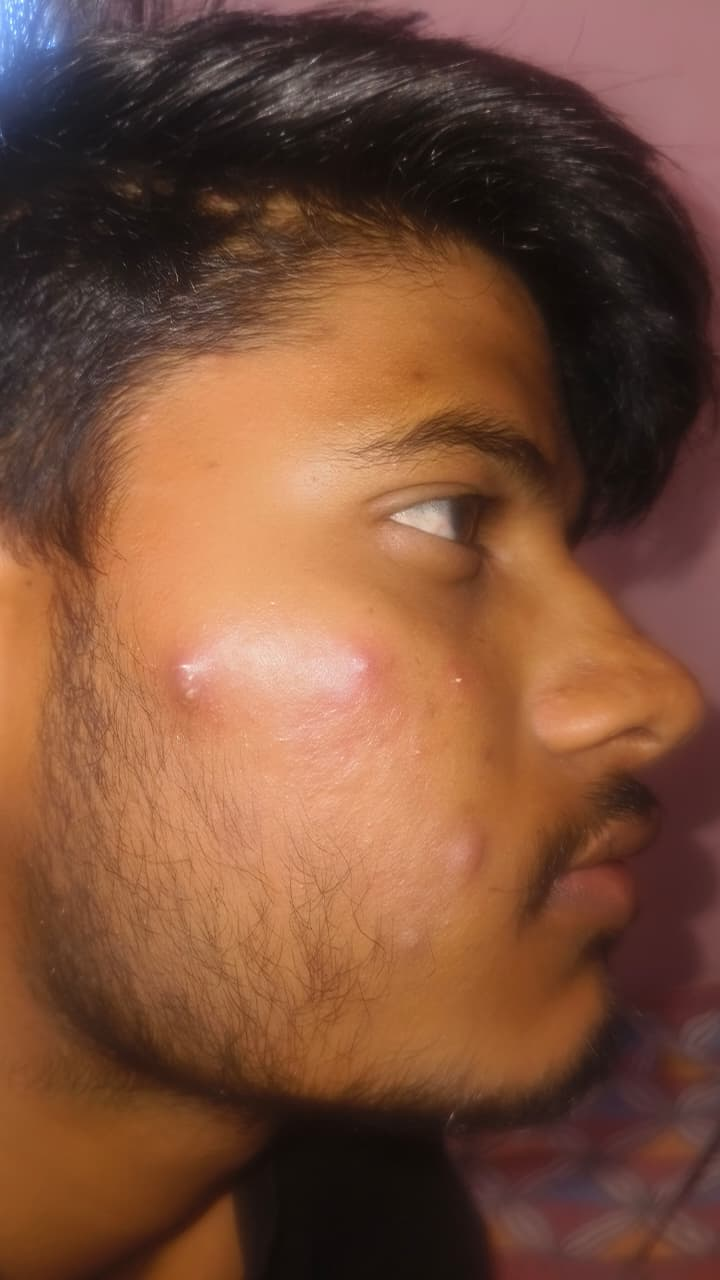
#> input picture sample_images/my_face.jpeg, 720 x 1280 px
$ python -i face_alignment.py   (imports and definitions only)   (older library calls are emulated)
#> lines starting #> are read from the running program, lines starting #| are printed output that depends on the picture; after the words box and inside, x2 and y2 are one past the last pixel; in counts of white or black regions, pixels touching at a corner belong together
"""
DermaNova Dual-Mode Face Alignment & Cutaneous Macro-Lesion ROI Extraction Module
==================================================================================
Performs:
1. Optical Quality Gatekeeping: Blur detection (Laplacian variance) & Exposure analysis
2. Tier 1: OpenCV YuNet Deep Neural Network Face Detection & 5-Landmark Localization (<5MB RAM)
3. Tier 2: Cutaneous Macro-Skin Validator for close-up lesion crops (cheeks, forehead, chin)
4. Aspect-ratio preserving ROI extraction & Bicubic spatial normalization (224x224)
"""

from typing import Tuple, Optional, Dict, Any, Union
from pathlib import Path
import numpy as np
from PIL import Image

try:
    import cv2
    HAS_OPENCV = True
except ImportError:
    HAS_OPENCV = False


class FaceROIExtractor:
    """
    Clinical-grade facial ROI extraction, optical quality validator,
    and Dual-Mode Face/Macro-Skin Detector using OpenCV YuNet + Cutaneous Chrominance.
    """

    def __init__(
        self,
        output_size: Tuple[int, int] = (224, 224),
        margin_ratio: float = 0.18,
        blur_threshold: float = 65.0,
        min_luminance: float = 35.0,
        max_luminance: float = 235.0,
        skin_presence_threshold: float = 0.28,
        yunet_model_path: Optional[str] = None
    ):
        self.output_size = output_size
        self.margin_ratio = margin_ratio
        self.blur_threshold = blur_threshold
        self.min_luminance = min_luminance
        self.max_luminance = max_luminance
        self.skin_presence_threshold = skin_presence_threshold

        # Initialize YuNet Neural Face Detector (Ultra-light 232KB ONNX model)
        self.root_dir = Path(__file__).resolve().parent.parent.parent
        self.yunet_path = (
            Path(yunet_model_path)
            if yunet_model_path
            else self.root_dir / "ml_pipeline" / "models" / "saved_models" / "face_detection_yunet_2023mar.onnx"
        )

        self.yunet_detector = None
        if HAS_OPENCV and self.yunet_path.exists():
            try:
                # YuNet detector initialized with default input size (dynamically set on predict)
                self.yunet_detector = cv2.FaceDetectorYN.create(
                    model=str(self.yunet_path),
                    config="",
                    input_size=(320, 320),
                    score_threshold=0.38,
                    nms_threshold=0.30,
                    top_k=5000
                )
            except Exception as e:
                self.yunet_detector = None

        self.last_detection_mode = "none"  # 'full_face_yunet', 'macro_skin_crop', 'unrecognized'
        self.last_landmarks = None

    # [40 lines left out: function validate_optical_quality, not called in this run]

    def is_document_or_text_image(self, img_np: np.ndarray) -> Tuple[bool, str]:
        """
        Detects if the uploaded image is a document, certificate, marksheet,
        ID card, screenshot, or text paper rather than a human face or clinical skin photo.
        Prevents false positive rejection on selfies/portraits taken against light/white walls.
        """
        if not HAS_OPENCV:
            return False, ""

        H, W = img_np.shape[:2]
        total_area = float(H * W)
        gray = cv2.cvtColor(img_np, cv2.COLOR_RGB2GRAY)
        hsv = cv2.cvtColor(img_np, cv2.COLOR_RGB2HSV)

        # 1. Human face presence check via YuNet neural face detector
        # A photo containing a prominent face occupying >= 10% of the frame is guaranteed a portrait
        has_face, bbox, _, conf = self._detect_yunet_face(img_np)
        if has_face and bbox is not None and conf >= 0.70:
            face_area_ratio = (bbox[2] * bbox[3]) / total_area
            if face_area_ratio >= 0.10:
                return False, ""

        # 2. Skin ratio check
        ycrcb = cv2.cvtColor(img_np, cv2.COLOR_RGB2YCrCb)
        lower_skin = np.array([0, 133, 77], dtype=np.uint8)
        upper_skin = np.array([255, 175, 130], dtype=np.uint8)
        mask = cv2.inRange(ycrcb, lower_skin, upper_skin)
        skin_ratio = float(cv2.countNonZero(mask)) / total_area

        white_paper_ratio = float(np.mean(gray > 205))
        low_sat_ratio = float(np.mean(hsv[:, :, 1] < 45))

        # Close-up macro skin patches (e.g. cheek crop, acne lesion, forehead)
        if skin_ratio >= 0.35 and white_paper_ratio < 0.50:
            return False, ""

        # 3. Document paper canvas & line/text criteria
        # A document must have an extensive bright, desaturated paper background (>50%)
        if white_paper_ratio > 0.50 and low_sat_ratio > 0.35:
            # Check document table / grid lines
            thresh = cv2.adaptiveThreshold(gray, 255, cv2.ADAPTIVE_THRESH_GAUSSIAN_C, cv2.THRESH_BINARY_INV, 11, 2)
            h_kernel = cv2.getStructuringElement(cv2.MORPH_RECT, (35, 1))
            v_kernel = cv2.getStructuringElement(cv2.MORPH_RECT, (1, 35))
            h_lines = cv2.morphologyEx(thresh, cv2.MORPH_OPEN, h_kernel)
            v_lines = cv2.morphologyEx(thresh, cv2.MORPH_OPEN, v_kernel)
            line_ratio = float((np.count_nonzero(h_lines) + np.count_nonzero(v_lines)) / total_area)

            if line_ratio > 0.005 or white_paper_ratio > 0.65 or skin_ratio < 0.15:
                return True, (
                    "Document or certificate detected. DermaNova requires a clear, well-lit photograph "
                    "of a human face, not an academic marksheet, ID card, or text paper."
                )

        return False, ""


    def _detect_yunet_face(self, img_np: np.ndarray) -> Tuple[bool, Optional[Tuple[int, int, int, int]], Optional[Dict[str, Tuple[float, float]]], float]:
        """
        Tier 1: Neural face detection using OpenCV YuNet.
        Detects bounding box + 5 facial landmarks (eyes, nose, mouth corners).
        """
        if not HAS_OPENCV or self.yunet_detector is None:
            return False, None, None, 0.0

        H, W = img_np.shape[:2]
        img_bgr = cv2.cvtColor(img_np, cv2.COLOR_RGB2BGR)

        # Constrain resolution for YuNet inference to max 640px for speed & consistency
        scale_factor = 1.0
        max_dim = max(H, W)
        if max_dim > 640:
            scale_factor = 640.0 / max_dim
            sw = int(W * scale_factor)
            sh = int(H * scale_factor)
            img_infer = cv2.resize(img_bgr, (sw, sh), interpolation=cv2.INTER_AREA)
        else:
            sw, sh = W, H
            img_infer = img_bgr

        try:
            self.yunet_detector.setInputSize((sw, sh))
            _, faces = self.yunet_detector.detect(img_infer)

            if faces is not None and len(faces) > 0:
                # Find face with highest area / confidence
                best_face = max(faces, key=lambda f: float(f[2] * f[3]))
                bx = int(best_face[0] / scale_factor)
                by = int(best_face[1] / scale_factor)
                bw = int(best_face[2] / scale_factor)
                bh = int(best_face[3] / scale_factor)
                score = float(best_face[-1])

                # Reject miniature thumbnail faces on ID cards/certificates/documents
                face_area_ratio = float((bw * bh) / (W * H))
                if face_area_ratio < 0.05 or (bw / float(W) < 0.14 and bh / float(H) < 0.14):
                    return False, None, None, 0.0

                # Bounding box clamp
                bx = max(0, min(W - 1, bx))
                by = max(0, min(H - 1, by))
                bw = max(10, min(W - bx, bw))
                bh = max(10, min(H - by, bh))

                landmarks = {
                    "right_eye": (float(best_face[4] / scale_factor), float(best_face[5] / scale_factor)),
                    "left_eye": (float(best_face[6] / scale_factor), float(best_face[7] / scale_factor)),
                    "nose": (float(best_face[8] / scale_factor), float(best_face[9] / scale_factor)),
                    "right_mouth": (float(best_face[10] / scale_factor), float(best_face[11] / scale_factor)),
                    "left_mouth": (float(best_face[12] / scale_factor), float(best_face[13] / scale_factor)),
                }

                return True, (bx, by, bw, bh), landmarks, score
        except Exception:
            pass

        return False, None, None, 0.0

    def _detect_cutaneous_macro_skin(self, img_np: np.ndarray) -> Tuple[bool, float]:
        """
        Tier 2: Cutaneous Skin & Texture Validator for close-up lesion crops
        (e.g., cheek acne patch, forehead lines, or perioral redness where eyes/nose are not visible).
        """
        H, W, _ = img_np.shape

        if HAS_OPENCV:
            gray = cv2.cvtColor(img_np, cv2.COLOR_RGB2GRAY)
            # Rejection guard: Documents / paper with white background (>35%) are NOT skin macro crops
            white_paper_ratio = float(np.mean(gray > 205))
            if white_paper_ratio > 0.35:
                return False, 0.0

            ycrcb = cv2.cvtColor(img_np, cv2.COLOR_RGB2YCrCb)
            # Universal human skin chrominance cluster: Cr in [133, 175], Cb in [77, 130]
            lower_skin = np.array([0, 133, 77], dtype=np.uint8)
            upper_skin = np.array([255, 175, 130], dtype=np.uint8)
            mask = cv2.inRange(ycrcb, lower_skin, upper_skin)

            # Also verify natural epidermal micro-texture (Laplacian variance > 12.0)
            texture_var = float(cv2.Laplacian(gray, cv2.CV_32F).var())
            has_texture = texture_var > 12.0
        else:
            r = img_np[:, :, 0].astype(int)
            g = img_np[:, :, 1].astype(int)
            b = img_np[:, :, 2].astype(int)
            mask = ((r > 95) & (g > 40) & (b > 20) & ((r - g) > 15) & (r > b)).astype(np.uint8) * 255
            has_texture = True

        skin_pixels = np.sum(mask > 0)
        total_pixels = H * W
        skin_ratio = float(skin_pixels / total_pixels) if total_pixels > 0 else 0.0

        is_valid_macro_skin = (skin_ratio >= self.skin_presence_threshold) and has_texture
        return is_valid_macro_skin, skin_ratio

    def detect_face_or_skin(self, img_np: np.ndarray) -> Dict[str, Any]:
        """
        Dual-Mode Hierarchical Detector:
        0. Checks if image is a document, marksheet, certificate, or text paper.
        1. Attempts YuNet neural face detection for full/partial faces.
        2. If no face is detected, checks for valid cutaneous skin patch (macro close-up).
        """
        # Step 0: Document Gatekeeper
        is_doc, doc_msg = self.is_document_or_text_image(img_np)
        if is_doc:
            self.last_detection_mode = "document_rejected"
            self.last_landmarks = None
            return {
                "detected": False,
                "mode": "document_rejected",
                "bbox": None,
                "landmarks": None,
                "confidence": 0.0,
                "reason": doc_msg
            }
        # Tier 1: YuNet
        has_face, bbox, landmarks, score = self._detect_yunet_face(img_np)
        if has_face:
            self.last_detection_mode = "full_face_yunet"
            self.last_landmarks = landmarks
            return {
                "detected": True,
                "mode": "full_face_yunet",
                "bbox": bbox,
                "landmarks": landmarks,
                "confidence": score
            }

        # Tier 2: Macro Cutaneous Skin Patch
        is_skin_patch, skin_ratio = self._detect_cutaneous_macro_skin(img_np)
        if is_skin_patch:
            self.last_detection_mode = "macro_skin_crop"
            self.last_landmarks = None
            return {
                "detected": True,
                "mode": "macro_skin_crop",
                "bbox": None,  # Entire photo is the target lesion region
                "landmarks": None,
                "confidence": round(min(0.96, skin_ratio + 0.15), 2)
            }

        self.last_detection_mode = "unrecognized"
        self.last_landmarks = None
        return {
            "detected": False,
            "mode": "unrecognized",
            "bbox": None,
            "landmarks": None,
            "confidence": 0.0
        }

    # [4 lines left out: function detect_face_skin_mask, not called in this run]

    def crop_face_roi(self, img_pil: Image.Image) -> Tuple[Image.Image, bool]:
        """
        Extracts aligned ROI:
        - For full faces: YuNet landmark-guided anatomical face crop with margins.
        - For macro lesion crops: Preserves the entire close-up without discarding the disease site.
        Returns: (cropped_pil_image, face_or_skin_detected_bool)
        """
        img_np = np.array(img_pil)
        w, h = img_pil.size
        det_info = self.detect_face_or_skin(img_np)

        if not det_info["detected"]:
            # Fallback center crop if invalid
            crop_size = min(w, h)
            left = (w - crop_size) // 2
            top = (h - crop_size) // 2
            return img_pil.crop((left, top, left + crop_size, top + crop_size)).resize(
                self.output_size, resample=Image.Resampling.BICUBIC
            ), False

        # Case 1: Full face detected via YuNet -> Crop aligned facial region
        if det_info["mode"] == "full_face_yunet" and det_info["bbox"] is not None:
            bx, by, bw, bh = det_info["bbox"]
            pad_w = int(bw * self.margin_ratio)
            pad_h = int(bh * self.margin_ratio)

            x1 = max(0, bx - pad_w)
            y1 = max(0, by - pad_h)
            x2 = min(w, bx + bw + pad_w)
            y2 = min(h, by + bh + pad_h)

            # Make square crop centered on face
            cw = x2 - x1
            ch = y2 - y1
            cmax = max(cw, ch)
            cx = (x1 + x2) // 2
            cy = (y1 + y2) // 2

            sq_x1 = max(0, cx - cmax // 2)
            sq_y1 = max(0, cy - cmax // 2)
            sq_x2 = min(w, sq_x1 + cmax)
            sq_y2 = min(h, sq_y1 + cmax)

            cropped = img_pil.crop((sq_x1, sq_y1, sq_x2, sq_y2))
            return cropped.resize(self.output_size, resample=Image.Resampling.BICUBIC), True

        # Case 2: Macro skin patch (User uploaded a close-up crop of cheek/forehead/lesion)
        # Preserve the entire close-up area by doing a minimal square fit from center
        crop_size = min(w, h)
        left = (w - crop_size) // 2
        top = (h - crop_size) // 2
        cropped = img_pil.crop((left, top, left + crop_size, top + crop_size))
        return cropped.resize(self.output_size, resample=Image.Resampling.BICUBIC), True

    def process(
        self,
        img_pil: Image.Image,
        bbox: Optional[Tuple[int, int, int, int]] = None
    ) -> Image.Image:
        """Standard processing hook preserving backward compatibility."""
        if bbox is not None:
            cropped = img_pil.crop(bbox)
            return cropped.resize(self.output_size, resample=Image.Resampling.BICUBIC)

        cropped, _ = self.crop_face_roi(img_pil)
        return cropped

>>> from PIL import Image
>>> picture = Image.open('../../sample_images/my_face.jpeg')
#> picture is the input picture: PIL image 720x1280 RGB; mean R, G, B 122.6, 79.6, 57.5
>>> result = FaceROIExtractor().process(picture)
#> in is_document_or_text_image, `gray = cv2.cvtColor(img_np, cv2.COLOR_RGB2GRAY)`:
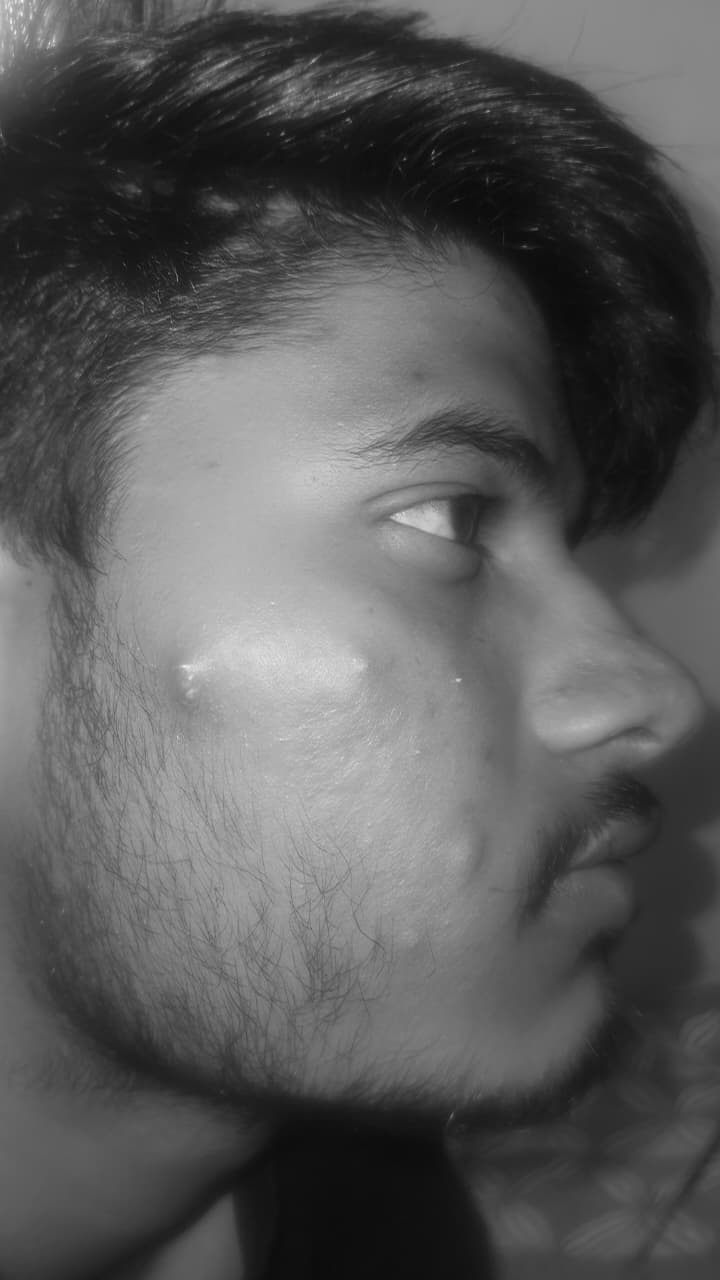
#> gray: shape (1280, 720); min 6, max 245, mean 90
#> in is_document_or_text_image, `hsv = cv2.cvtColor(img_np, cv2.COLOR_RGB2HSV)`: hsv: shape (1280, 720, 3); mean H, S, V 30.9, 129.9, 123.3
#> in is_document_or_text_image, `has_face, bbox, _, conf = self._detect_yunet_face(img_np)`: has_face = False; conf = 0
#> in is_document_or_text_image, `ycrcb = cv2.cvtColor(img_np, cv2.COLOR_RGB2YCrCb)`: ycrcb: shape (1280, 720, 3); mean of channels 0, 1, 2 90, 151.3, 109.7
#> in is_document_or_text_image, `mask = cv2.inRange(ycrcb, lower_skin, upper_skin)`:
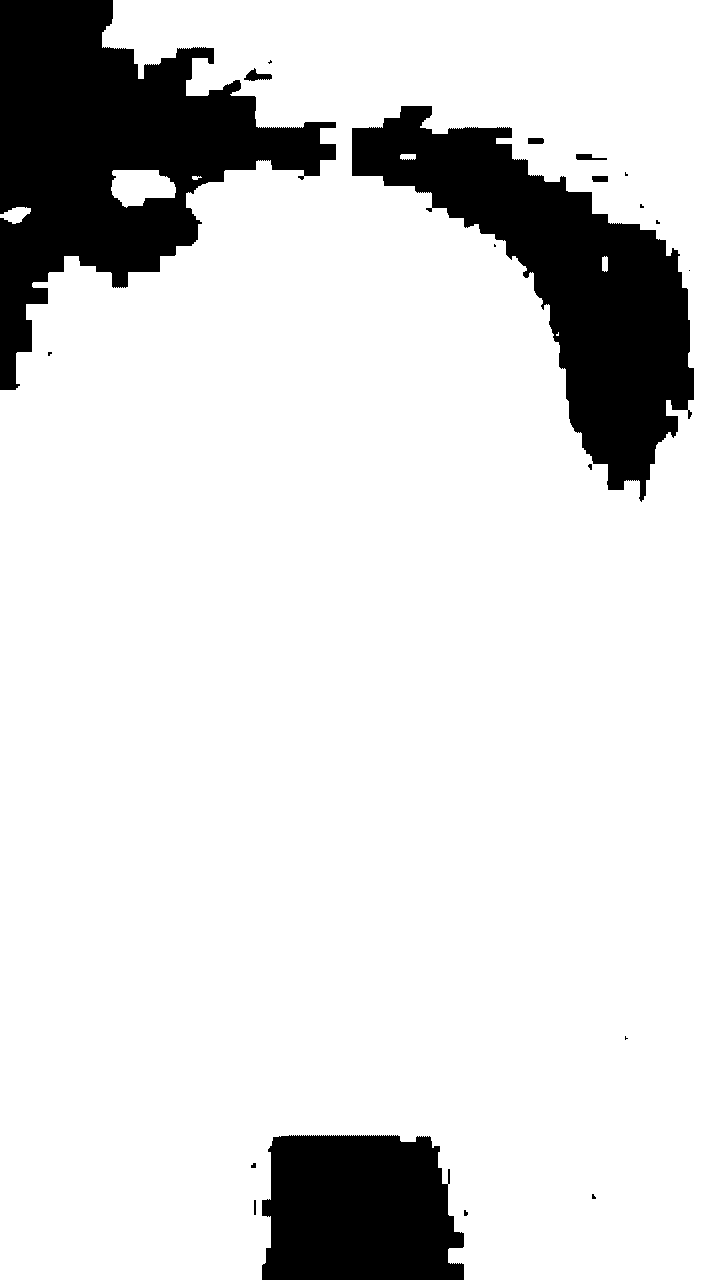
#> mask: shape (1280, 720); 85.7% white; 20 black regions (11 under 20 px), largest, box (x1, y1, x2, y2) and area: (0, 0, 336, 390) 56889, (352, 106, 694, 502) 48023, (262, 1135, 464, 1280) 25974
#> in is_document_or_text_image, `skin_ratio = float(cv2.countNonZero(mask)) / total_area`: skin_ratio = 0.857
#> in is_document_or_text_image, `white_paper_ratio = float(np.mean(gray > 205))`: white_paper_ratio = 0.00202
#> in is_document_or_text_image, `low_sat_ratio = float(np.mean(hsv[:, :, 1] < 45))`: low_sat_ratio = 0.0357
#> in detect_face_or_skin, `is_doc, doc_msg = self.is_document_or_text_image(img_np)`: is_doc = False; doc_msg = ''
#> in detect_face_or_skin, `has_face, bbox, landmarks, score = self._detect_yunet_face(img_np)`: has_face = False; score = 0
#> in _detect_cutaneous_macro_skin, `white_paper_ratio = float(np.mean(gray > 205))`: white_paper_ratio = 0.00202
#> in _detect_cutaneous_macro_skin, `texture_var = float(cv2.Laplacian(gray, cv2.CV_32F).var())`: texture_var = 45.72
#> in _detect_cutaneous_macro_skin, `has_texture = texture_var > 12.0`: has_texture = True
#> in _detect_cutaneous_macro_skin, `skin_pixels = np.sum(mask > 0)`: skin_pixels = 790049
#> in _detect_cutaneous_macro_skin, `skin_ratio = float(skin_pixels / total_pixels) if total_pixels > 0 els..`: skin_ratio = 0.857
#> in _detect_cutaneous_macro_skin, `is_valid_macro_skin = (skin_ratio >= self.skin_presence_threshold) and..`: is_valid_macro_skin = True
#> in detect_face_or_skin, `is_skin_patch, skin_ratio = self._detect_cutaneous_macro_skin(img_np)`: skin_ratio = 0.857
#> in crop_face_roi, `det_info = self.detect_face_or_skin(img_np)`: det_info = 5 items
#> in crop_face_roi, `cropped = img_pil.crop((left, top, left + crop_size, top + crop_size))`:
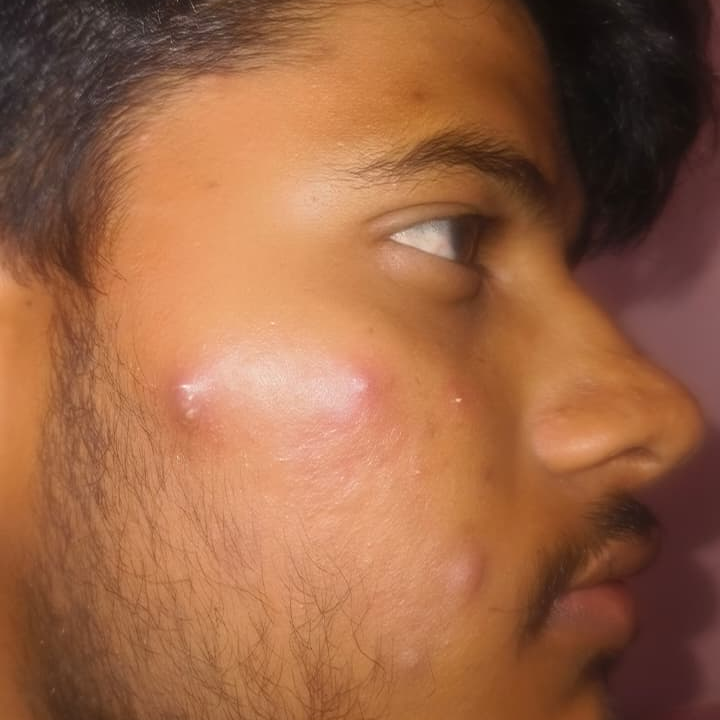
#> cropped: PIL image 720x720 RGB; mean R, G, B 154.4, 100.1, 68.3
